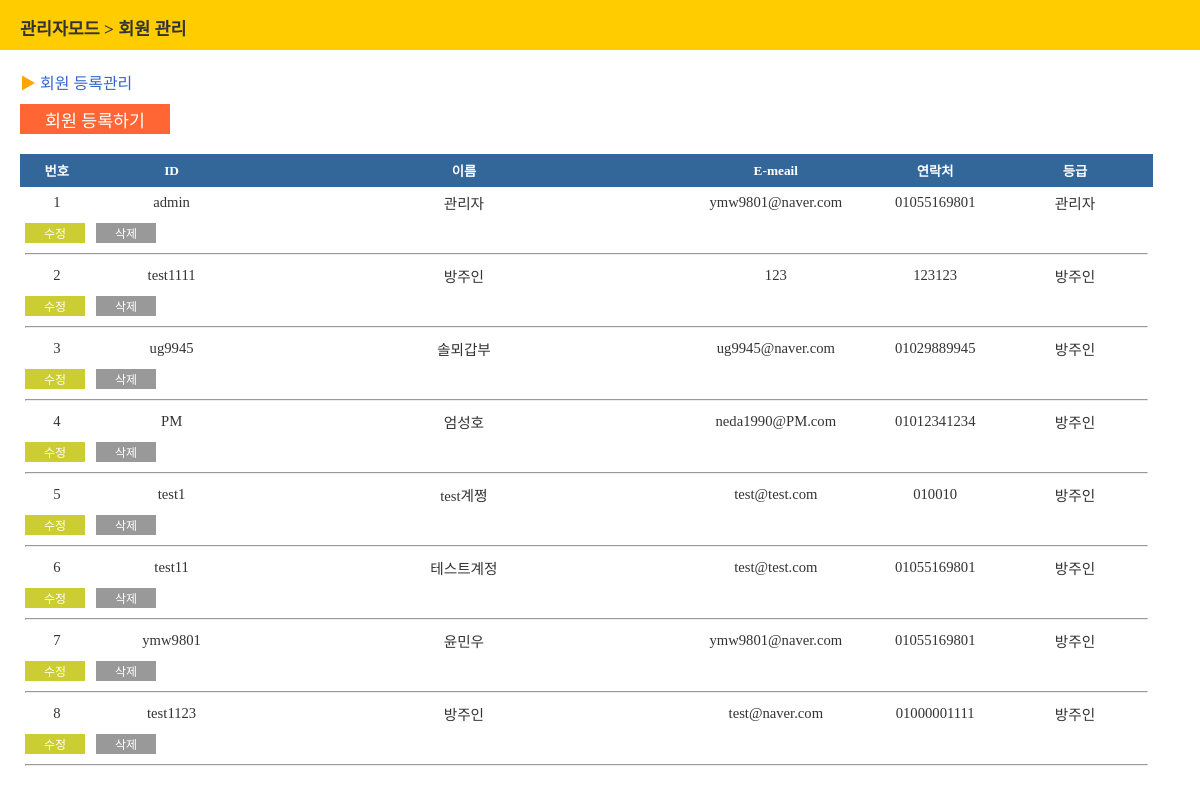
Page /admin/user_list.php (signed in) on the committed database.
### tables this page shows
CREATE TABLE IF NOT EXISTS `user` (
  `u_id` varchar(20) NOT NULL,
  `u_pw` text NOT NULL,
  `u_name` varchar(20) NOT NULL,
  `u_email` varchar(50) NOT NULL,
  `u_phone` varchar(20) NOT NULL,
  `u_lv` varchar(2) NOT NULL DEFAULT 'c',
  `u_qes` text NOT NULL COMMENT '분실 질문',
  `u_ans` text NOT NULL,
  PRIMARY KEY (`u_id`)
);

### admin/user_list.php (the view, shortened to what this page needs)
<?
$query = mysql_query("select * from user where u_id='$_SESSION[fr_u_id]'");
$user = mysql_fetch_array($query);
?>
<html>
<head>
<link rel="stylesheet" href="../css/user.css" />
</head>
<body>
<?
if($user['u_lv'] == "m") {
?>
<div id="room_admin">
<div id="head">
	<div id="title">
	관리자모드 > 회원 관리
	</div>
</div>
<div id="body">
	<div id="body_title">
		<span class="body_title_f">▶</span> 회원 등록관리
	</div>
	<input style="height:30px;width:150px;border: 0px;background-color: #ff6633;font-size: 13pt;color: #fff;" type="button" onclick="window.location='user_regi.php'" value="회원 등록하기" /><br/>
	<div id="room_admin_table">
	<table width="96%" border="0" cellspacing="0" cellpadding="7">
	<tr>
		<th width="40">번호</th>
		<th width="100">ID</td>
		<th width="300">이름</th>
		<th width="50">E-meail</th>
		<th width="60">연락처</th>
		<th width="100">등급</th>
	</tr>
	<?
	$i = 1;
	$query_a = mysql_query("select * from user");
	while($user_a = mysql_fetch_array($query_a)) {
	?>
	<tr>
		<td><?echo $i; ?></td>
		<td><?echo $user_a['u_id']; ?></td>
		<td><?echo $user_a['u_name']; ?></td>
		<td><?echo $user_a['u_email']; ?></td>
		<td><?echo $user_a['u_phone']; ?></td>
		<td>
			<?
			if($user_a['u_lv'] == "m") echo "관리자";
			elseif($user_a['u_lv'] == "s") echo "방주인";
			elseif($user_a['u_lv'] == "c") echo "일반회원";
			?>
		</td>
	</tr>
	<tr>
		<td colspan="9" style="text-align:left;">
		<input style="height:20px;width:60px;border: 0px;background-color: #cccc33;font-size: 9pt;color: #fff;" type="button" onclick="window.location='user_modify.php?u_id=<?echo $user_a['u_id']; ?>'" value="수정" />&nbsp;&nbsp;
		<input style="height:20px;width:60px;border: 0px;background-color: #999999;font-size: 9pt;color: #fff;" type="button" onClick="if (confirm('삭제하시겠습니까?')) location.href='user_delete.php?u_id=<?echo $user_a['u_id']; ?>'" value="삭제" />&nbsp;&nbsp;
		</td>
	</tr>
	<tr>
		<td colspan="9" style="text-align:left;">
		<hr />
		</td>
	</tr>
	<?
	$i++;
	}
	?>
	</table>
	</div>
</div>
</div>
<?
} else {
	alertback("잘못된 접근입니다.");
}
?>
</body>
</html>

### css/user.css (style rules this page uses)
body, th, td, select, input, button, textarea { font-family:"나눔고딕", "NanumGothic", "ngeot", "돋움", "DotumChe", "Dotum"; }
* { margin: 0; }
#head { width: 100%; padding-top: 15px; height: 35px; background-color: #ffcc00; font-size: 13pt; color: #333; text-align: center; font-weight: 700; }
#room_admin #head { text-align:left; padding-left: 20px; }
#room_admin #body { margin: 20px 0 0 20px; }
#body_title { font-size: 12pt; color: #3366cc; font-weight: 500; margin-bottom: 10px; }
.body_title_f { color: orange; }
#room_admin_table table { margin-top: 20px; }
#room_admin_table th { background-color: #336699; color: #fff; font-size: 10pt; text-align:center; }
#room_admin_table td { color: #333; font-size: 11pt; text-align: center; padding: 5px; }

### rows in the picture
user: u_id "admin", u_name "관리자", u_email "ymw9801@naver.com", u_phone "01055169801"
user: u_id "test1111", u_name "방주인", u_email "123", u_phone "123123", u_lv "방주인"
user: u_id "ug9945", u_name "솔뫼갑부", u_email "ug9945@naver.com", u_phone "01029889945", u_lv "방주인"
user: u_id "PM", u_name "엄성호", u_email "neda1990@PM.com", u_phone "01012341234", u_lv "방주인"
user: u_id "test1", u_name "test계쩡", u_email "test@test.com", u_phone "010010", u_lv "방주인"
user: u_id "test11", u_name "테스트계정", u_email "test@test.com", u_phone "01055169801", u_lv "방주인"
user: u_id "ymw9801", u_name "윤민우", u_email "ymw9801@naver.com", u_phone "01055169801", u_lv "방주인"
user: u_id "test1123", u_name "방주인", u_email "test@naver.com", u_phone "01000001111", u_lv "방주인"
